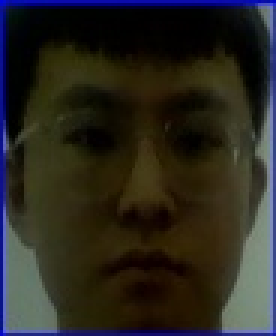
#> input picture version1.0/Data/syt/0.jpg, 92 x 112 px (shown 3 times larger); its folder holds only this picture in this run
$ python -i recognition.py   (imports and definitions only)
#> lines starting #> are read from the running program, lines starting #| are printed output that depends on the picture
### version1.0/data_load.py
import PCA
import os
import cv2 as cv
import numpy as np

# 读取数据
# 参数 ： 读取文件的目录
# 返回值 ：图像 标签（文件名称） 名字集合 （所有的标签）
def LoadData(data):
    # data表示训练数据集所在的目录，要求图片尺寸一致
    # images：[m, height, width] 其中m代表样本个数，height代表图片高度，width代表宽度
    # names: 名字的集合
    # labels: 标签

    images = []
    labels = []
    names = []

    label = 0
    # 过滤所有的文件夹
    for subDirname in os.listdir(data):
        subjectPath = os.path.join(data, subDirname)
        if os.path.isdir(subjectPath):
            # 每一个文件夹下存放着一个人的照片
            names.append(subDirname)
            for fileName in os.listdir(subjectPath):
                imgPath = os.path.join(subjectPath, fileName)
                img = cv.imread(imgPath, cv.IMREAD_GRAYSCALE)

                # 对图像进行pca降维
                img = PCA.PCA_Data(img)


                #将图像进行展平
                img = img.ravel()
                images.append(img)
                labels.append(label)
            label += 1
    images = np.asarray(images)
    labels = np.asarray(labels)
    return images, labels, names

### version1.0/recognition.py
import data_load
import cv2 as cv
import PCA
import svm

# 启动摄像头，实时进行人脸识别
# 参数 ： 文件路径名称

def FaceRecognize(data):
    # 加载训练数据
    X, y, names = data_load.LoadData(data)

    model = svm.svc(data)
    print(model)
    face_cascade = cv.CascadeClassifier('C:\Dev\Python\\venvs\work\Lib\site-packages\cv2\data\\haarcascade_frontalface_default.xml')

    # 打开摄像头
    camera = cv.VideoCapture(0)
    cv.namedWindow('Face')

    while (True):
        # 读取一帧图像
        ret, frame = camera.read()
        # 判断图片读取成功
        if ret:
            gray_img = cv.cvtColor(frame, cv.COLOR_BGR2GRAY)
            # 人脸检测

            faces = face_cascade.detectMultiScale(gray_img, 1.3, 5)
            for (x, y, w, h) in faces:
                # 在原图像上绘制矩形
                frame = cv.rectangle(frame, (x, y), (x + w, y + h), (255, 0, 0), 2)
                roi_gray = gray_img[y:y + h, x:x + w]

                # 宽92 高112
                roi_gray = cv.resize(roi_gray, (92, 112), interpolation=cv.INTER_LINEAR)
                roi_gray = PCA.PCA_Data(roi_gray)

                roi_gray = roi_gray.ravel()
                roi_gray = roi_gray.reshape(1,-1)
                print(roi_gray)
                label = model.predict(roi_gray)
                print(label)
                print(names)
                # print('Label:%s,confidence:%.2f' % (params[0], params[1]))
                cv.putText(frame, names[label[0]], (x, y - 20), cv.FONT_HERSHEY_SIMPLEX, 1, 255, 2)


            cv.imshow('Face', frame)
            # 如果按下q键则退出
            if cv.waitKey(100) & 0xff == ord('q'):
                break
    camera.release()
    cv.destroyAllWindows()

>>> import cv2
>>> picture = cv2.imread('Data/syt/0.jpg', cv2.IMREAD_GRAYSCALE)
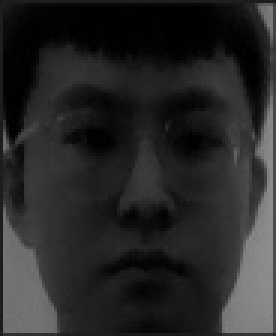
#> picture: shape (112, 92) (shown 3 times larger); min 0, max 142, mean 39
#> (the run stopped early here; a loop or call above may not have finished)

$ run again, on version1.0/Data/syt/11.jpg
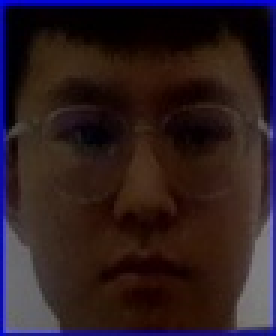
#> input picture version1.0/Data/syt/11.jpg, 92 x 112 px (shown 3 times larger)
#> `picture = cv2.imread('Data/syt/0.jpg', cv2.IMREAD_GRAYSCALE)`:
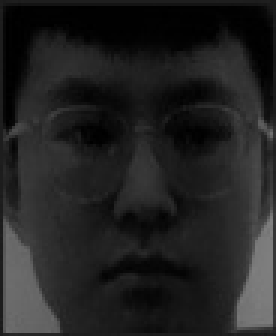
#> picture: shape (112, 92) (shown 3 times larger); min 0, max 128, mean 33.9
